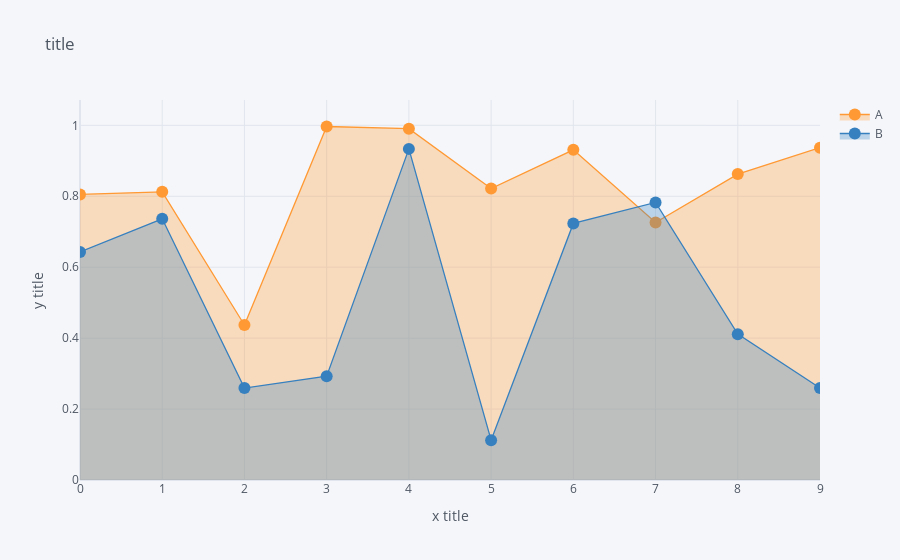

Notebook source saved alongside this figure:
### Code cell
# scatter가 line 그래프이다
df.iplot(kind='scatter',
         mode='lines+markers',
         fill=True,
         xTitle='x title',
         yTitle='y title',
         title='title')

### Figure 1 — Plotly figure (JSON) as saved in the notebook; plotly's stock layout.template omitted (floating-point values rounded to 4 significant figures)
{"data": [{"fill": "tozeroy", "fillcolor": "rgba(255, 153, 51, 0.3)", "line": {"color": "rgba(255, 153, 51, 1.0)", "dash": "solid", "shape": "linear", "width": 1.3}, "marker": {"size": 12, "symbol": "circle"}, "mode": "lines+markers", "name": "A", "text": "", "type": "scatter", "x": [0, 1, 2, 3, 4, 5, 6, 7, 8, 9], "y": [0.8051, 0.8126, 0.4371, 0.9967, 0.9906, 0.8219, 0.9309, 0.7262, 0.8625, 0.9371]}, {"fill": "tozeroy", "fillcolor": "rgba(55, 128, 191, 0.3)", "line": {"color": "rgba(55, 128, 191, 1.0)", "dash": "solid", "shape": "linear", "width": 1.3}, "marker": {"size": 12, "symbol": "circle"}, "mode": "lines+markers", "name": "B", "text": "", "type": "scatter", "x": [0, 1, 2, 3, 4, 5, 6, 7, 8, 9], "y": [0.6431, 0.7365, 0.2593, 0.2925, 0.9336, 0.1123, 0.7234, 0.7824, 0.4113, 0.2593]}], "layout": {"legend": {"bgcolor": "#F5F6F9", "font": {"color": "#4D5663"}}, "paper_bgcolor": "#F5F6F9", "plot_bgcolor": "#F5F6F9", "title": {"font": {"color": "#4D5663"}, "text": "title"}, "xaxis": {"gridcolor": "#E1E5ED", "showgrid": true, "tickfont": {"color": "#4D5663"}, "title": {"font": {"color": "#4D5663"}, "text": "x title"}, "zerolinecolor": "#E1E5ED"}, "yaxis": {"gridcolor": "#E1E5ED", "showgrid": true, "tickfont": {"color": "#4D5663"}, "title": {"font": {"color": "#4D5663"}, "text": "y title"}, "zerolinecolor": "#E1E5ED"}}}
